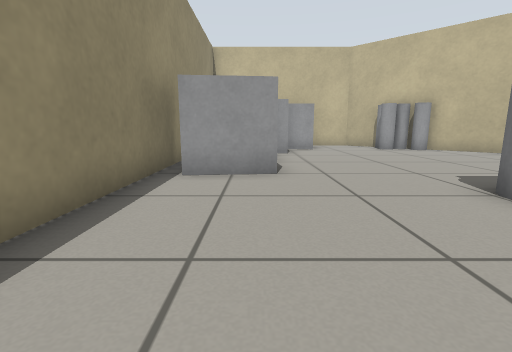
[1] (above)

12 first-person views from a walk through a world built for the Gazebo simulator. The camera is 0.5 m above the floor, tilts 10° down and sees 85° across. The floor is counted in squares, 0.5 m on a side. Each view is taken from the middle of a square. On the plan, view 1 faces up. The plan holds only what a view shows up to about 11 squares ahead; the rest is blank. The place goes on beyond the plan.

[2]
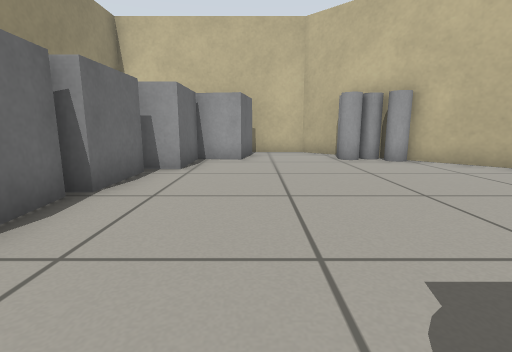

[3]
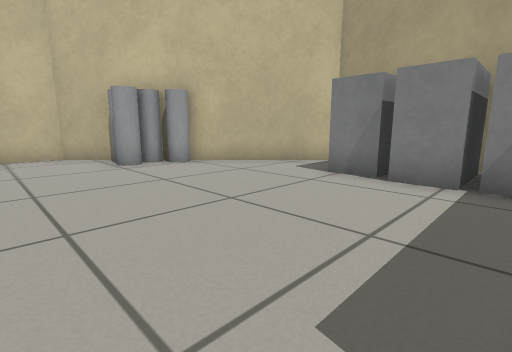

[4]
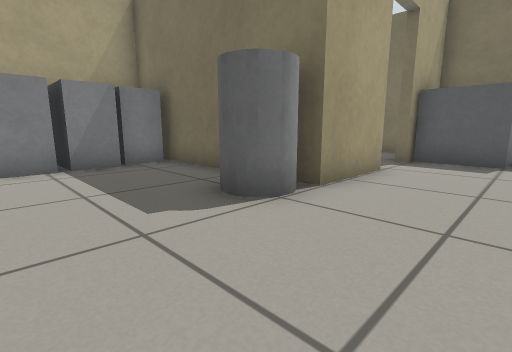

[5]
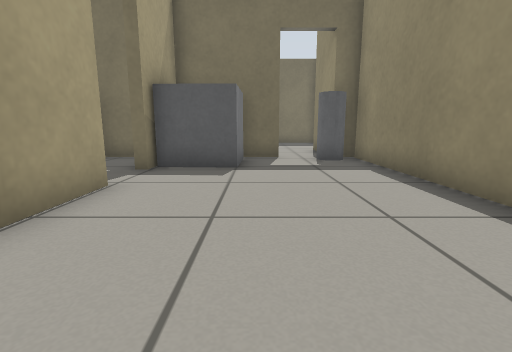

[6]
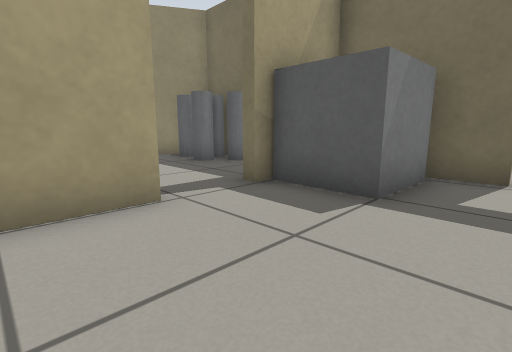

[7]
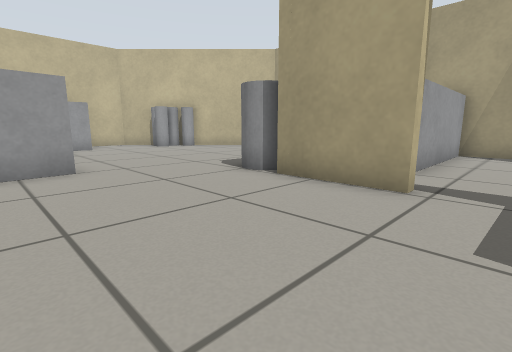

[8]
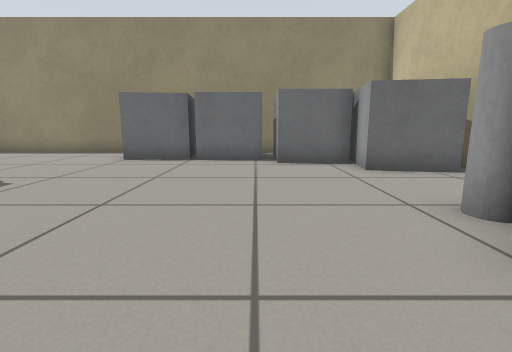

[9]
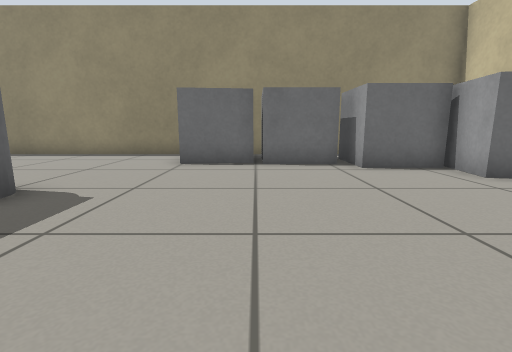

[10]
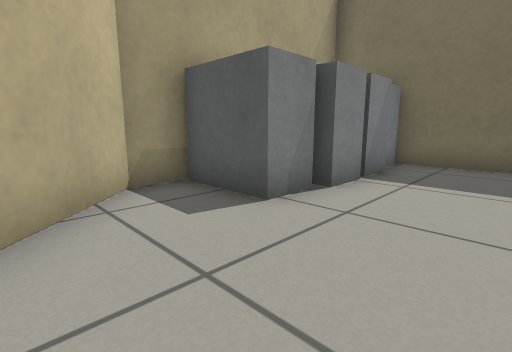

[11]
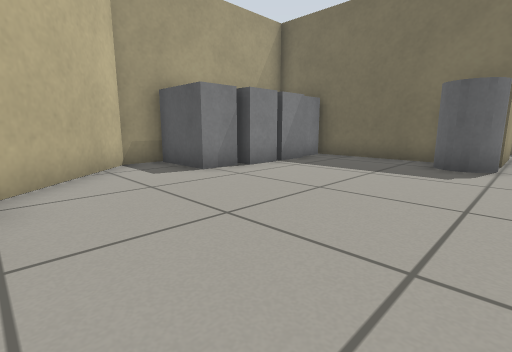

[12]
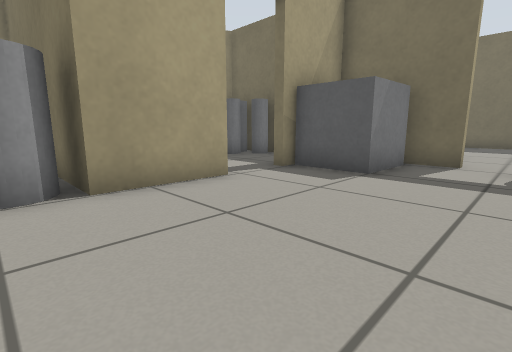

### Floor plan
Points are (right, up) in squares from view 1. A wall is a line through its corners. A room is listed if a view was taken in it or the views show most of it. See-through windows are left out.
Room 1 (views 1, 2, 3, 4, 5, 6, 7, 8, 9, 10, 11, 12)
walls: (3.5, 0.3) (3.5, 2.9) (10.7, 2.9) (10.7, 9.3) (4.8, 15.1) (-2.2, 15.1) (-2.2, -4.3); (3.5, -4.4) (3.5, -1.5); (0.1, -4.3) (1.5, -4.3); (-1.5, -4.3) (-1.5, -5.5)
ways out: open door at (-1, -5); open door at (0, -4); open door at (4, -0.5)
objects: grey cylinder (-1, -4); grey box (-1, 6) to (0, 8); grey box (-1, 9) to (0, 10); grey box (-1, 11) to (1, 12); other object (-1, 13) to (0, 14); grey box (1, 13) to (3, 14); grey box (2, -4) to (3, -2); grey cylinder (4, 4) to (5, 4); grey cylinder (6, 13); grey cylinder (7, 12); grey cylinder (7, 13); grey box (9, 4) to (10, 4); grey box (9, 5) to (10, 5); grey box (9, 6) to (10, 7); grey box (9, 8) to (10, 8)

Positions as (right, up) in squares from view 1, and headings:
1: (0, 0), facing up
2: (3, 4), facing up
3: (3, 5), facing up-right
4: (1, 7), facing down-right
5: (1, 5), facing down
6: (0, 2), facing down-right
7: (-1, -1), facing up-right
8: (9, 10), facing left
9: (8, 8), facing left
10: (6, 11), facing down-right
11: (3, 12), facing down-right
12: (-1, 4), facing down-right
